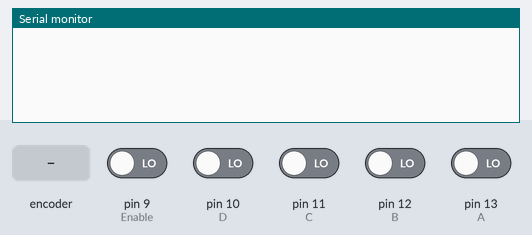
Bench run of a sketch on a simulated Arduino Uno, built with avr-gcc and run on an emulated ATmega328P. On the bench: the last lines printed to the serial monitor. Inputs (shaded band) come from the test bench; at power-on: pin 9 (Enable), pin 10 (D), pin 11 (C), pin 12 (B), pin 13 (A) LOW.

Above: at 1.2 s.
1.3 s: pin 9 (Enable) driven HIGH
At 1.41 s:
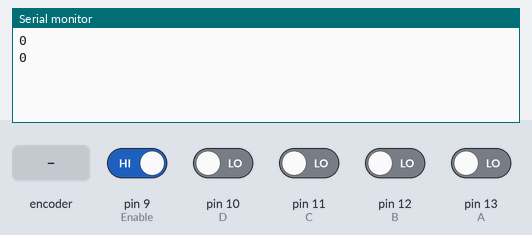
3.2 s: rotary encoder on pin 13 (A) / pin 12 (B) turned 1 step (first pin leading)
At 3.31 s:
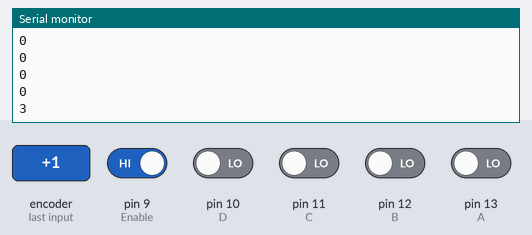
4.9 s: pin 10 (D) driven HIGH
At 4.91 s:
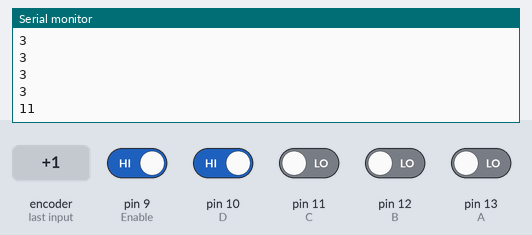
6.4 s: pin 11 (C) driven HIGH
At 6.41 s:
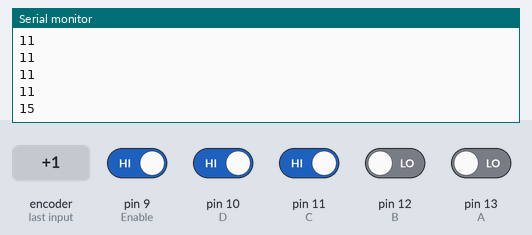
7.9 s: rotary encoder on pin 13 (A) / pin 12 (B) turned 1 step (first pin leading)
At 7.91 s:
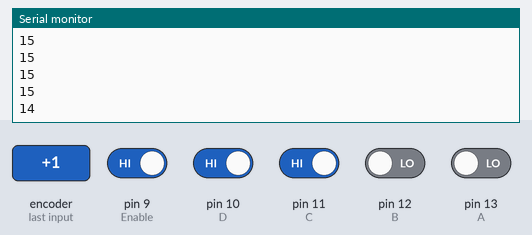
9.6 s: pin 10 (D) driven LOW
At 9.62 s:
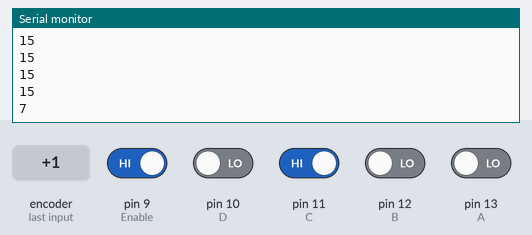
Timing chart, 0 to 12.1 s (numbered marks = the images above; inputs shaded):
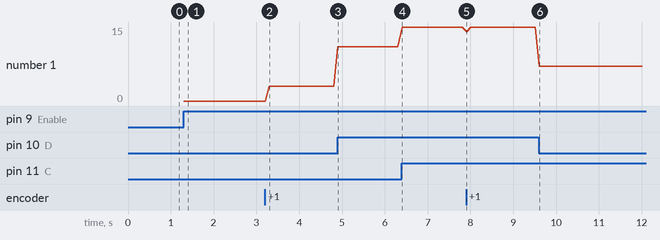

The sketch:

teclado.ino
```cpp
int A = 13;
int B = 12;
int C = 11;
int D = 10;
int Enable = 9;
int bites[4]={0,0,0,0};
int Dec = 0;

void setup(){
  pinMode(A,INPUT);
  pinMode(B,INPUT);
  pinMode(C,INPUT);
  pinMode(D,INPUT);
  pinMode(Enable,INPUT);
  Serial.begin(9600);
}


void loop(){

  int tecla = gettec();
if(tecla != 99){
Serial.println(tecla);
delay(100);
}

}

int gettec(){

 if(digitalRead(Enable)){
bites[0] = digitalRead(A);
bites[1] = digitalRead(B);
bites[2] = digitalRead(C);
bites[3] = digitalRead(D);
 Dec = 0;
 Dec += (bites[0]?1:0);
 Dec += (bites[1]?2:0);
 Dec += (bites[2]?4:0);
 Dec += (bites[3]?8:0);
 return Dec;
 }
 else
 return 99;

}
```

Measured:
- after the input at 1.3 s, the serial monitor: prints a new line at once (image 1)
- after the input at 3.2 s, the serial monitor: prints a new line after 0.10 s (image 2)
- after the input at 4.9 s, the serial monitor: prints a new line at once (image 3)
- after the input at 6.4 s, the serial monitor: prints a new line at once (image 4)
- after the input at 7.9 s, the serial monitor: prints a new line at once (image 5)
- after the input at 9.6 s, the serial monitor: prints a new line at once (image 6)
- plotted number 1: 0 → 3 after the input at 3.2 s, 3 → 11 after the input at 4.9 s, 11 → 15 after the input at 6.4 s, 15 → 7 after the input at 9.6 s
